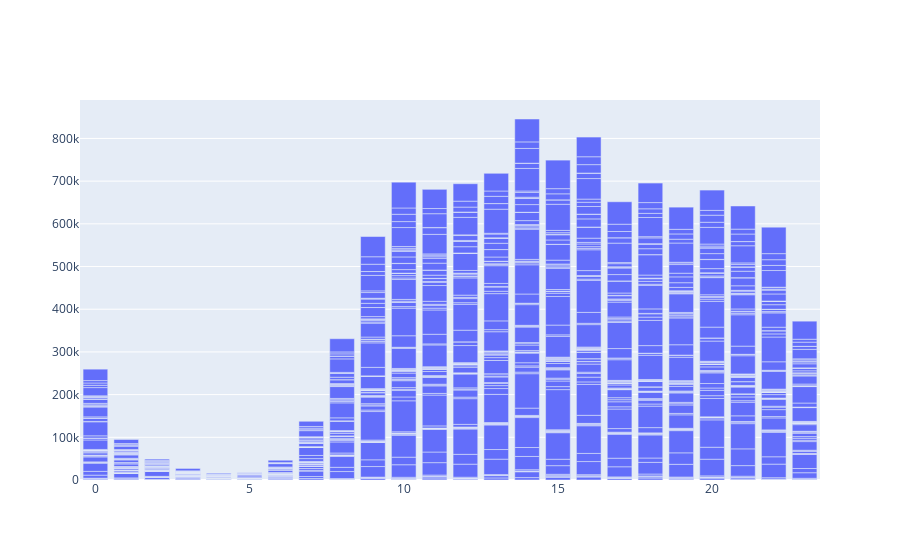

Here is the notebook cell this chart was saved with:
### Code cell
labels = total_rev_hour['Sales Hour']
values = total_rev_hour['Sales Revenue']

# Use `hole` to create a donut-like pie chart
fig = go.Figure(data=[go.Bar(x=labels, y=values)])
fig.show()

### Figure 1 — Plotly figure (JSON) as saved in the notebook; plotly's stock layout.template omitted (floating-point values rounded to 4 significant figures; data arrays with more than 128 entries replaced by an {"elided": "..."} marker saying what was removed)
{"data": [{"type": "bar", "x": {"elided": "1336 int values"}, "y": {"elided": "1336 float values"}}], "layout": {}}
